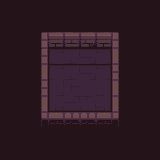

Rendered tile map (Tiled .tmx) drawn with the repository's tilesets; below, a short description and the full map source, tile grids included:
An orthogonal 10x10 tile map with 16x16 px tiles, 3 tile layers (bg, road, wall).

<map version="1.4" tiledversion="2021.01.13" orientation="orthogonal" renderorder="right-down" width="10" height="10" tilewidth="16" tileheight="16" infinite="0" nextlayerid="6" nextobjectid="2">
 <tileset firstgid="1" name="Dungeon_Tileset" tilewidth="16" tileheight="16" tilecount="100" columns="10">
  <image source="Dungeon_Tileset.png" width="160" height="160" />
 </tileset>
 <layer id="2" name="bg" width="10" height="10">
  <data encoding="csv">
79,79,79,79,79,79,79,79,79,79,
79,79,79,79,79,79,79,79,79,79,
79,79,79,79,79,79,79,79,79,79,
79,79,79,79,79,79,79,79,79,79,
79,79,79,79,79,79,79,79,79,79,
79,79,79,79,79,79,79,79,79,79,
79,79,79,79,79,79,79,79,79,79,
79,79,79,79,79,79,79,79,79,79,
79,79,79,79,79,79,79,79,79,79,
79,79,79,79,79,79,79,79,79,79
</data>
 </layer>
 <layer id="3" name="road" width="10" height="10">
  <data encoding="csv">
0,0,0,0,0,0,0,0,0,0,
0,0,0,0,0,0,0,0,0,0,
0,0,0,0,0,0,0,0,0,0,
0,0,0,12,13,14,15,0,0,0,
0,0,0,12,13,14,15,0,0,0,
0,0,0,22,23,24,25,0,0,0,
0,0,0,32,33,34,35,0,0,0,
0,0,0,0,0,0,0,0,0,0,
0,0,0,0,0,0,0,0,0,0,
0,0,0,0,0,0,0,0,0,0
</data>
 </layer>
 <layer id="1" name="wall" width="10" height="10">
  <data encoding="csv">
0,0,0,0,0,0,0,0,0,0,
0,0,0,0,0,0,0,0,0,0,
0,0,1,2,3,4,5,6,0,0,
0,0,1,0,0,0,0,16,0,0,
0,0,11,0,0,0,0,26,0,0,
0,0,21,0,0,0,0,36,0,0,
0,0,31,0,0,0,0,36,0,0,
0,0,41,42,43,44,45,46,0,0,
0,0,0,0,0,0,0,0,0,0,
0,0,0,0,0,0,0,0,0,0
</data>
 </layer>
</map>
